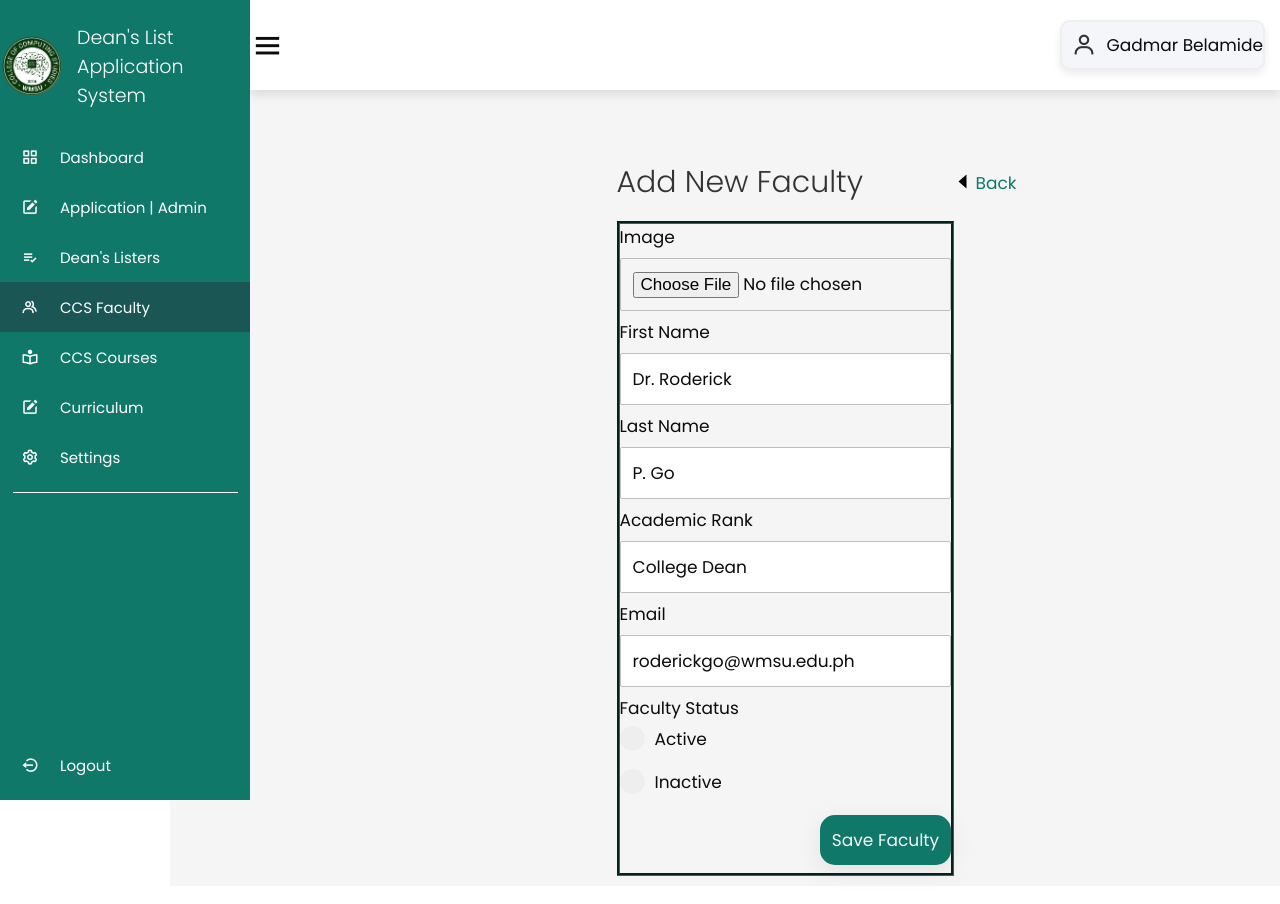
The page /faculty/editfaculty.php?id=3 (signed in) on the database its author committed.
### tables this page shows
CREATE TABLE `faculty` (
  `id` int(11) NOT NULL,
  `img` varchar(75) NOT NULL,
  `firstname` varchar(255) NOT NULL,
  `lastname` varchar(255) NOT NULL,
  `rank` varchar(100) NOT NULL,
  `email` varchar(100) NOT NULL,
  `status` varchar(100) NOT NULL,
  `created_at` timestamp NOT NULL DEFAULT current_timestamp(),
  `updated_at` timestamp NOT NULL DEFAULT current_timestamp() ON UPDATE current_timestamp()
);

### class/faculty.class.php (called while the page is built, shortened)
<?php
require_once 'database.php';
class Faculty{
    protected $db;
    function __construct()
    {
        $this->db = new Database();
    }
    function fetch($record_id){
        $sql = "SELECT * FROM faculty WHERE id = :id;";
        $query=$this->db->connect()->prepare($sql);
        $query->bindParam(':id', $record_id);
        if($query->execute()){
            $data = $query->fetch();
        }
        return $data;
    }
}
?>

### class/database.php (called while the page is built)
<?php
class Database{
    private $host = 'localhost';
    private $database = 'u237957316_deanlist';
    private $username = 'u237957316_deanlist';
    private $password = 'U=lGFvA2ii3';
    protected $connection;
    function connect(){
        try
			{
				$this->connection = new PDO("mysql:host=$this->host;dbname=$this->database",
											$this->username, $this->password);
			}
			catch (PDOException $e)
			{
				echo "Connection error " . $e->getMessage();
			}
        return $this->connection;
    }
}
?>

### faculty/editfaculty.php (the view, shortened to what this page needs)
<?php
    require_once '../class/faculty.class.php';
    $faculty = new Faculty;
    if(isset($_POST['save'])){
        $faculty->id = $_POST['faculty-id'];
        $faculty->img = htmlentities($_POST['img']);
        $faculty->firstname = htmlentities($_POST['firstname']);
        $faculty->lastname = htmlentities($_POST['lastname']);
        $faculty->rank = $_POST['rank'];
        $faculty->email = $_POST['email'];
        $faculty->status = 'Not Set';
        if(isset($_POST['status'])){
            $faculty->status = $_POST['status'];
        }
        if(validate_add_faculty($_POST)){
            if($faculty->edit()){
                header('location: faculty.php');
            }
        }
    }else{
        if ($faculty->fetch($_GET['id'])){
            $data = $faculty->fetch($_GET['id']);
            $faculty->img = $data['img'];
            $faculty->firstname = $data['firstname'];
            $faculty->lastname = $data['lastname'];
            $faculty->rank = $data['rank'];
            $faculty->email = $data['email'];
        }
    }
?>
<!DOCTYPE html>
<html lang="en">
<head>
    <link rel="stylesheet" href="https://cdn.jsdelivr.net/npm/boxicons@latest/css/boxicons.min.css">
    <link href="../css/style.css" rel="stylesheet">
    <link rel="stylesheet" href="//code.jquery.com/ui/1.13.2/themes/base/jquery-ui.css">
</head>
<body>
    <div class="side-bar">
        <br>
        <div class="logo-details">
            <img class="logo" style="margin-left:2px"src="ccslogo.png" width ="55" height = "60">
            <span class="logo-name">Dean's List Application <br> System</span>
		</div>
        <br>
        <ul class="nav-links">
        <li>
                <a href="../dashboard/dashboard.php">
                    <i class='bx bx-grid-alt' ></i>
                    <span class="links-name">Dashboard</span>
                </a>
            </li>
            <?php if ($_SESSION['user_type'] == 'admin') { ?>
                <li>
                    <a href="../apply/admin-application.php">
                        <i class='bx bxs-edit'></i>
                        <span class="links-name">Application | Admin</span>
                    </a>
                </li>
            <?php } ?>
            <li>
                <a href="../listers/listers.php">
                <i class='bx bx-list-check'></i>
                    <span class="links-name">Dean's Listers</span>
                </a>
            </li>
            <li>
                <a href="../faculty/faculty.php" class="active">
                    <i class='bx bx-group' ></i>
                    <span class="links-name">CCS Faculty</span>
                </a>
            </li>
            <li>
                <a href="../programs/programs.php">
                    <i class='bx bx-book-reader'></i>
                    <span class="links-name">CCS Courses</span>
                </a>
            </li>
            <?php if($_SESSION['user_type'] == 'admin') { ?>
            <li>
                <a href="../curriculum/curriculum.php">
                <i class='bx bxs-edit'></i>
                    <span class="links-name">Curriculum</span>
                </a>
            </li>
            <?php } ?>
            <?php if ($_SESSION['user_type'] == 'admin') { ?>
            <li>
                <a href="../settings/settings.php">
                    <i class='bx bx-cog'></i>
                    <span class="links-name">Settings</span>
                </a>
            </li>
            <?php } ?>
            <hr class="line">
            <li id="logout-link">
                <a class="logout-link" href="../login/logout.php" title="Logout">
                    <i class='bx bx-log-out-circle'></i>
                    <span class="links-name">Logout</span>
                </a>
            </li>
        </ul>
    </div>
    <section class="home-section">
        <nav>
            <div class="side-bar-button">
                <i class='bx bx-menu small'></i>
            </div>
            <div class="profile-details">
                <i class='bx bx-user'></i>
                <?php echo '<span class="admin-name">'.$_SESSION['user_firstname'].' '.$_SESSION['user_lastname'].'</span>'; ?>
            </div>
        </nav>
        <div class="home-content">
        <div class="table-container">
            <div class="table-heading form-size">
                <h3 class="table-title">Add New Faculty</h3>
                <a class="back" href="faculty.php"><i class='bx bx-caret-left'></i>Back</a>
            </div>
            <br>
            <div class="add-form-container">
                <form class="add-form" action="editfaculty.php" method="post">
                    <label for="img">Image</label>
                    <input type="file" name="img" id = "img" accept=".jpg, .jpeg, .png" value="<?php if(isset($_POST['img'])) { echo $_POST['img']; } else { echo $faculty->img; }?>">
                    <label for="firstname">First Name</label>
                    <input type="text" id="firstname" name="firstname" required placeholder="Enter first name" value="<?php if(isset($_POST['firstname'])) { echo $_POST['firstname']; } else { echo $faculty->firstname; }?>">
                    <label for="lastname">Last Name</label>
                    <input type="text" id="lastname" name="lastname" required placeholder="Enter last name" value="<?php if(isset($_POST['lastname'])) { echo $_POST['lastname']; } else { echo $faculty->lastname; }?>">
                   <label for="rank">Academic Rank</label>
                    <input type="text" id="rank" name="rank" required placeholder="Enter rank" value="<?php if(isset($_POST['rank'])) { echo $_POST['rank']; } else { echo $faculty->rank; }?>">
                    <label for="email">Email</label>
                    <input type="email" id="email" name="email" required placeholder="Enter email" value="<?php if(isset($_POST['email'])) { echo $_POST['email']; } else { echo $faculty->email; }?>">
                    <div>
                        <label for="status">Faculty Status</label><br>
                        <label class="container" for="Active">Active
                            <span class="checkmark"></span>
                        </label><br>
                        <label class="container" for="Inactive">Inactive
                            <span class="checkmark"></span>
                        </label>
                    </div>
                    <input type="submit" class="button" value="Save Faculty" name="save" id="save">
                </form>
            </div>
        </div>
    </div>
</body>
</html>

### css/style.css (style rules this page uses)
* { font-family:'Poppins', sans-serif; margin: 0; padding: 0; box-sizing: border-box; font-size: 17px; color : rgb(11, 11, 11); outline: none; border:none; text-decoration: none; }
.button { background-color:#107869; color: #f5f5f5; border: none; text-decoration-color: #f5f5f5; }
input, select { width: 100%; padding: 12px; margin: 8px 0; border-radius: 2px; box-sizing: border-box; border: 1px solid rgb(190, 190, 190); }
label { margin-right: 20px; }
.side-bar { position: fixed; top: 0; left: 0; width: 200px; height: calc(100vh); background-color: #107869; z-index: 2000; font-family: var(--lato); transition: .3s ease; overflow: hidden; scrollbar-width: none; }
.side-bar .logo-details { height: 80px; display: flex; align-items: center; }
.side-bar .logo-details .logo { font-size: 28px; font-weight: 800; min-width: 60px; justify-items: center; }
.side-bar .logo-details .logo-name { color: #fff; font-size: 19px; font-weight: 300; align-items: center; display: block; margin-left: 15px; }
.side-bar .nav-links { padding: 0 !important; height: calc(100vh); }
.side-bar .nav-links li { position: relative; list-style: none; height: 50px; width: 100%; }
.side-bar .nav-links li a { height: 100%; width: 100%; display: flex; align-items: center; text-decoration: none; }
.side-bar .nav-links .active { background-color: #1A5653; }
.side-bar .nav-links li i { min-width: 60px; text-align: center; font-size: 18px; color: #fff; }
.side-bar .nav-links li a .links-name { color: #fff; font-size: 15px; font-weight: 400; white-space: nowrap; }
.side-bar .nav-links .line { margin: 10px auto; width: 90%; height: 1px; border: 0; border-top: 1px solid white; }
.home-section { position: relative; background-color: #f5f5f5; min-height: calc(100vh); width: calc(100% - 250px); left: 250px; }
.home-section nav { position: fixed; top:0; left:20; right:20; z-index: 1000; background-color: var(--white); display: flex; padding-top: 2rem; padding-bottom: 2rem; box-shadow: var(--box-shadow); align-items: center; justify-content: space-between; }
.home-section nav .side-bar-button { display: flex; align-items: center; font-size: 24px; font-weight: 500; }
nav .side-bar-button i { font-size: 35px; margin-right: 10px; }
.home-section nav .profile-details { display: flex; align-items: center; background: #f5f6fa; border: 2px solid #efeef1; border-radius: 10px; height: 50px; min-width: 190px; box-shadow: 0 4px 8px 0 rgba(0,0,0,0.08); margin-right: 15px; }
.home-section nav .profile-details i { font-size: 25px; font-weight: 500; color: #333; margin: 0 10px; white-space: nowrap; }
.table-title { font-weight: 300; font-size: 30px; text-align: left; color: #333; margin-left:20px 0; display: inline; }
.table-container { position: relative; top: 80px; padding: 40px; }
.table-container .button { display: inline; float: right; width: fit-content; border-radius: 15px; box-shadow: 0 7px 25px rgba(0, 0, 0, 0.08); background-color: #107869; }
.table-container .table-heading { display: flex; justify-content: space-between; height: 25px; align-items: center; }
.home-section .home-content { position: relative; }
#logout-link { position: absolute; bottom: 0; margin-bottom: 10px; }
.add-form-container { display: flex; flex-direction: row; width: 40%; margin-left:33%; border-style:outset; border-style: groove; border-color:#107869; }
.container { display: inline-block; position: relative; padding-left: 35px; margin-bottom: 12px; cursor: pointer; -webkit-user-select: none; -moz-user-select: none; -ms-user-select: none; user-select: none; margin-top: 5px; }
.checkmark { position: absolute; top: 0; left: 0; height: 25px; width: 25px; background-color: #eee; border-radius: 50%; }
.checkmark:after { content: ""; position: absolute; display: none; }
.container .checkmark:after { top: 9px; left: 9px; width: 8px; height: 8px; border-radius: 50%; background: white; }
.form-size { max-width: 400px; margin-left: 33%; }
a.back { text-decoration: none; display: flex; justify-content: left; color: #107869; }
.bx-caret-left { font-size: 24px; color: black; }
:root { --main-color:#107869; --black:#222; --white:#fff; --light-black:#777; --light-white:#fff9; --dark-bg:rgba(0,0,0,.7); --light-bg:#eee; --border:.1rem solid var(--black); --box-shadow:0 .5rem 1rem rgba(0,0,0,.1); --text-shadow:0 1.5rem 3rem rgba(0,0,0,.3); }
html { font-size: 62.5%; overflow-x: hidden; }
section { padding:5rem 10%; }

### rows shown on the page
faculty: firstname "Dr. Roderick", lastname "P. Go", rank "College Dean", email "roderickgo@wmsu.edu.ph"

### other values the page prints
$_SESSION['user_firstname'] "Gadmar"
$_SESSION['user_lastname'] "Belamide"
